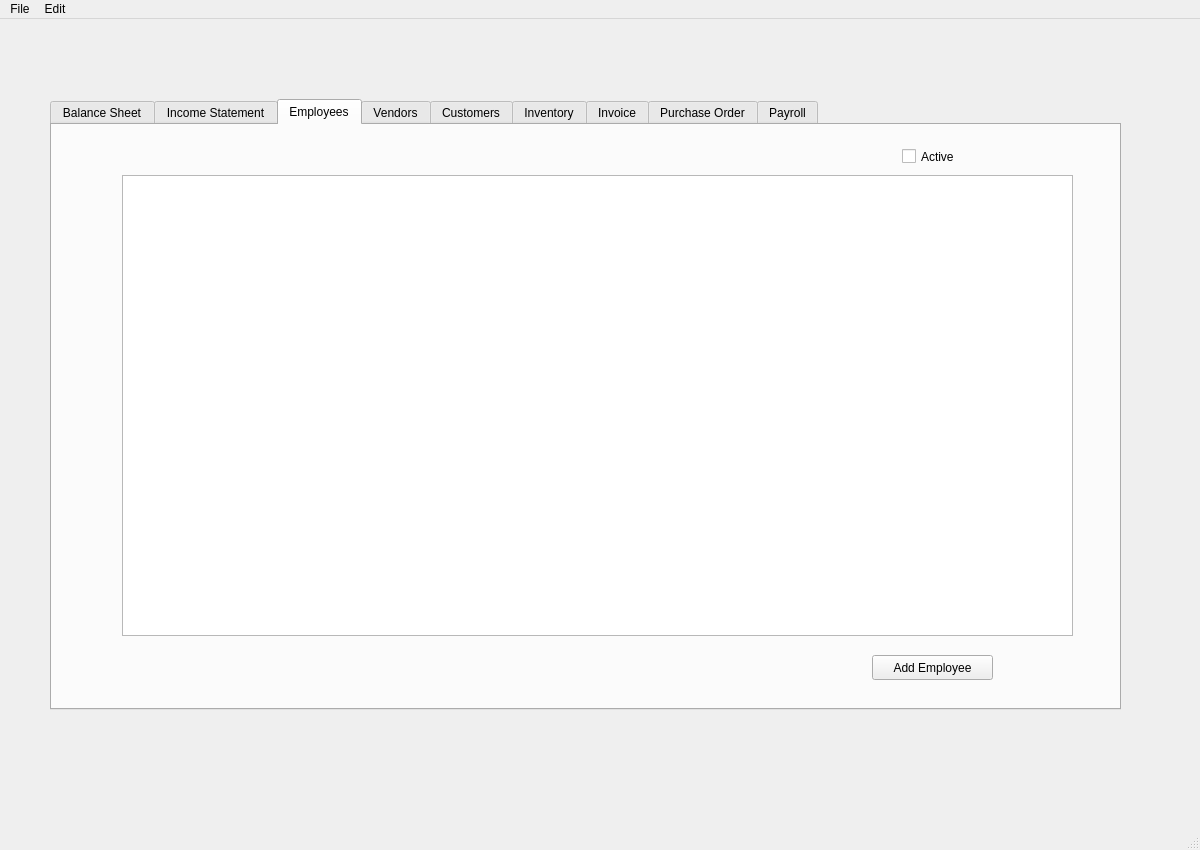
<?xml version="1.0" encoding="UTF-8"?>
<ui version="4.0">
 <class>MainWindow</class>
 <widget class="QMainWindow" name="MainWindow">
  <property name="geometry">
   <rect>
    <x>0</x>
    <y>0</y>
    <width>1200</width>
    <height>850</height>
   </rect>
  </property>
  <property name="windowTitle">
   <string>MainWindow</string>
  </property>
  <widget class="QWidget" name="centralwidget">
   <widget class="QTabWidget" name="tabWidget">
    <property name="geometry">
     <rect>
      <x>50</x>
      <y>80</y>
      <width>1071</width>
      <height>611</height>
     </rect>
    </property>
    <property name="currentIndex">
     <number>2</number>
    </property>
    <widget class="QWidget" name="tab">
     <attribute name="title">
      <string>Balance Sheet</string>
     </attribute>
     <widget class="QTableWidget" name="tableWidget_4">
      <property name="geometry">
       <rect>
        <x>70</x>
        <y>70</y>
        <width>281</width>
        <height>181</height>
       </rect>
      </property>
     </widget>
     <widget class="QLabel" name="label">
      <property name="geometry">
       <rect>
        <x>80</x>
        <y>40</y>
        <width>121</width>
        <height>17</height>
       </rect>
      </property>
      <property name="text">
       <string>Current Assets</string>
      </property>
     </widget>
     <widget class="QTableWidget" name="tableWidget_5">
      <property name="geometry">
       <rect>
        <x>60</x>
        <y>320</y>
        <width>281</width>
        <height>181</height>
       </rect>
      </property>
     </widget>
     <widget class="QLabel" name="label_2">
      <property name="geometry">
       <rect>
        <x>70</x>
        <y>290</y>
        <width>121</width>
        <height>17</height>
       </rect>
      </property>
      <property name="text">
       <string>Fixed Assets</string>
      </property>
     </widget>
     <widget class="QTableWidget" name="tableWidget_6">
      <property name="geometry">
       <rect>
        <x>650</x>
        <y>70</y>
        <width>281</width>
        <height>181</height>
       </rect>
      </property>
     </widget>
     <widget class="QLabel" name="label_3">
      <property name="geometry">
       <rect>
        <x>650</x>
        <y>40</y>
        <width>181</width>
        <height>17</height>
       </rect>
      </property>
      <property name="text">
       <string>Short Term Liabilities</string>
      </property>
     </widget>
     <widget class="QLabel" name="label_4">
      <property name="geometry">
       <rect>
        <x>660</x>
        <y>310</y>
        <width>161</width>
        <height>17</height>
       </rect>
      </property>
      <property name="text">
       <string>Long Term Liabilities</string>
      </property>
     </widget>
     <widget class="QTableWidget" name="tableWidget_7">
      <property name="geometry">
       <rect>
        <x>660</x>
        <y>330</y>
        <width>281</width>
        <height>181</height>
       </rect>
      </property>
     </widget>
     <widget class="QLabel" name="label_5">
      <property name="geometry">
       <rect>
        <x>390</x>
        <y>150</y>
        <width>91</width>
        <height>17</height>
       </rect>
      </property>
      <property name="text">
       <string>Total Assets</string>
      </property>
     </widget>
     <widget class="QLabel" name="label_6">
      <property name="geometry">
       <rect>
        <x>390</x>
        <y>190</y>
        <width>111</width>
        <height>17</height>
       </rect>
      </property>
      <property name="text">
       <string>Total Liabilities</string>
      </property>
     </widget>
     <widget class="QLabel" name="label_7">
      <property name="geometry">
       <rect>
        <x>390</x>
        <y>240</y>
        <width>91</width>
        <height>17</height>
       </rect>
      </property>
      <property name="text">
       <string>Net worth</string>
      </property>
     </widget>
     <widget class="QLabel" name="label_8">
      <property name="geometry">
       <rect>
        <x>530</x>
        <y>150</y>
        <width>91</width>
        <height>17</height>
       </rect>
      </property>
      <property name="text">
       <string>$0.00</string>
      </property>
     </widget>
     <widget class="QLabel" name="label_11">
      <property name="geometry">
       <rect>
        <x>530</x>
        <y>240</y>
        <width>91</width>
        <height>17</height>
       </rect>
      </property>
      <property name="text">
       <string>$0.00</string>
      </property>
     </widget>
     <widget class="QLabel" name="label_12">
      <property name="geometry">
       <rect>
        <x>530</x>
        <y>190</y>
        <width>91</width>
        <height>17</height>
       </rect>
      </property>
      <property name="text">
       <string>$0.00</string>
      </property>
     </widget>
     <widget class="QLabel" name="label_9">
      <property name="geometry">
       <rect>
        <x>210</x>
        <y>40</y>
        <width>91</width>
        <height>17</height>
       </rect>
      </property>
      <property name="text">
       <string>$0.00</string>
      </property>
     </widget>
     <widget class="QLabel" name="label_10">
      <property name="geometry">
       <rect>
        <x>190</x>
        <y>290</y>
        <width>91</width>
        <height>17</height>
       </rect>
      </property>
      <property name="text">
       <string>$0.00</string>
      </property>
     </widget>
     <widget class="QLabel" name="label_13">
      <property name="geometry">
       <rect>
        <x>810</x>
        <y>40</y>
        <width>91</width>
        <height>17</height>
       </rect>
      </property>
      <property name="text">
       <string>$0.00</string>
      </property>
     </widget>
     <widget class="QLabel" name="label_14">
      <property name="geometry">
       <rect>
        <x>810</x>
        <y>310</y>
        <width>91</width>
        <height>17</height>
       </rect>
      </property>
      <property name="text">
       <string>$0.00</string>
      </property>
     </widget>
    </widget>
    <widget class="QWidget" name="tab_2">
     <attribute name="title">
      <string>Income Statement</string>
     </attribute>
    </widget>
    <widget class="QWidget" name="tab_3">
     <attribute name="title">
      <string>Employees</string>
     </attribute>
     <widget class="QPushButton" name="add_employee_btn">
      <property name="geometry">
       <rect>
        <x>820</x>
        <y>530</y>
        <width>121</width>
        <height>25</height>
       </rect>
      </property>
      <property name="text">
       <string>Add Employee</string>
      </property>
     </widget>
     <widget class="QCheckBox" name="checkBox">
      <property name="geometry">
       <rect>
        <x>850</x>
        <y>20</y>
        <width>71</width>
        <height>23</height>
       </rect>
      </property>
      <property name="text">
       <string>Active</string>
      </property>
     </widget>
     <widget class="QTableWidget" name="employee_table">
      <property name="geometry">
       <rect>
        <x>70</x>
        <y>50</y>
        <width>951</width>
        <height>461</height>
       </rect>
      </property>
     </widget>
    </widget>
    <widget class="QWidget" name="tab_4">
     <attribute name="title">
      <string>Vendors</string>
     </attribute>
     <widget class="QPushButton" name="pushButton_2">
      <property name="geometry">
       <rect>
        <x>830</x>
        <y>530</y>
        <width>101</width>
        <height>25</height>
       </rect>
      </property>
      <property name="text">
       <string>Add Vendor</string>
      </property>
     </widget>
     <widget class="QCheckBox" name="checkBox_2">
      <property name="geometry">
       <rect>
        <x>840</x>
        <y>20</y>
        <width>92</width>
        <height>23</height>
       </rect>
      </property>
      <property name="text">
       <string>Active</string>
      </property>
     </widget>
     <widget class="QTableWidget" name="tableWidget">
      <property name="geometry">
       <rect>
        <x>60</x>
        <y>50</y>
        <width>961</width>
        <height>471</height>
       </rect>
      </property>
     </widget>
    </widget>
    <widget class="QWidget" name="tab_5">
     <attribute name="title">
      <string>Customers</string>
     </attribute>
     <widget class="QTableWidget" name="tableWidget_2">
      <property name="geometry">
       <rect>
        <x>40</x>
        <y>40</y>
        <width>971</width>
        <height>481</height>
       </rect>
      </property>
     </widget>
     <widget class="QPushButton" name="pushButton_3">
      <property name="geometry">
       <rect>
        <x>830</x>
        <y>530</y>
        <width>131</width>
        <height>25</height>
       </rect>
      </property>
      <property name="text">
       <string>Add Customer</string>
      </property>
     </widget>
     <widget class="QCheckBox" name="checkBox_3">
      <property name="geometry">
       <rect>
        <x>840</x>
        <y>10</y>
        <width>92</width>
        <height>23</height>
       </rect>
      </property>
      <property name="text">
       <string>Active</string>
      </property>
     </widget>
    </widget>
    <widget class="QWidget" name="tab_6">
     <attribute name="title">
      <string>Inventory</string>
     </attribute>
     <widget class="QTableWidget" name="tableWidget_3">
      <property name="geometry">
       <rect>
        <x>70</x>
        <y>40</y>
        <width>931</width>
        <height>481</height>
       </rect>
      </property>
     </widget>
     <widget class="QCheckBox" name="checkBox_4">
      <property name="geometry">
       <rect>
        <x>850</x>
        <y>10</y>
        <width>92</width>
        <height>23</height>
       </rect>
      </property>
      <property name="text">
       <string>Active</string>
      </property>
     </widget>
     <widget class="QPushButton" name="pushButton_4">
      <property name="geometry">
       <rect>
        <x>630</x>
        <y>540</y>
        <width>89</width>
        <height>25</height>
       </rect>
      </property>
      <property name="text">
       <string>Add Part</string>
      </property>
     </widget>
     <widget class="QPushButton" name="pushButton_5">
      <property name="geometry">
       <rect>
        <x>730</x>
        <y>540</y>
        <width>101</width>
        <height>25</height>
       </rect>
      </property>
      <property name="text">
       <string>Add Vendor</string>
      </property>
     </widget>
     <widget class="QPushButton" name="pushButton_6">
      <property name="geometry">
       <rect>
        <x>840</x>
        <y>540</y>
        <width>151</width>
        <height>25</height>
       </rect>
      </property>
      <property name="text">
       <string>Purchase Inventory</string>
      </property>
     </widget>
    </widget>
    <widget class="QWidget" name="tab_7">
     <attribute name="title">
      <string>Invoice</string>
     </attribute>
    </widget>
    <widget class="QWidget" name="tab_8">
     <attribute name="title">
      <string>Purchase Order</string>
     </attribute>
    </widget>
    <widget class="QWidget" name="tab_9">
     <attribute name="title">
      <string>Payroll</string>
     </attribute>
    </widget>
   </widget>
  </widget>
  <widget class="QMenuBar" name="menubar">
   <property name="geometry">
    <rect>
     <x>0</x>
     <y>0</y>
     <width>1200</width>
     <height>22</height>
    </rect>
   </property>
   <widget class="QMenu" name="menuFinTracker">
    <property name="title">
     <string>File</string>
    </property>
   </widget>
   <widget class="QMenu" name="menuEdit">
    <property name="title">
     <string>Edit</string>
    </property>
   </widget>
   <addaction name="menuFinTracker"/>
   <addaction name="menuEdit"/>
  </widget>
  <widget class="QStatusBar" name="statusbar"/>
 </widget>
 <resources/>
 <connections/>
</ui>
